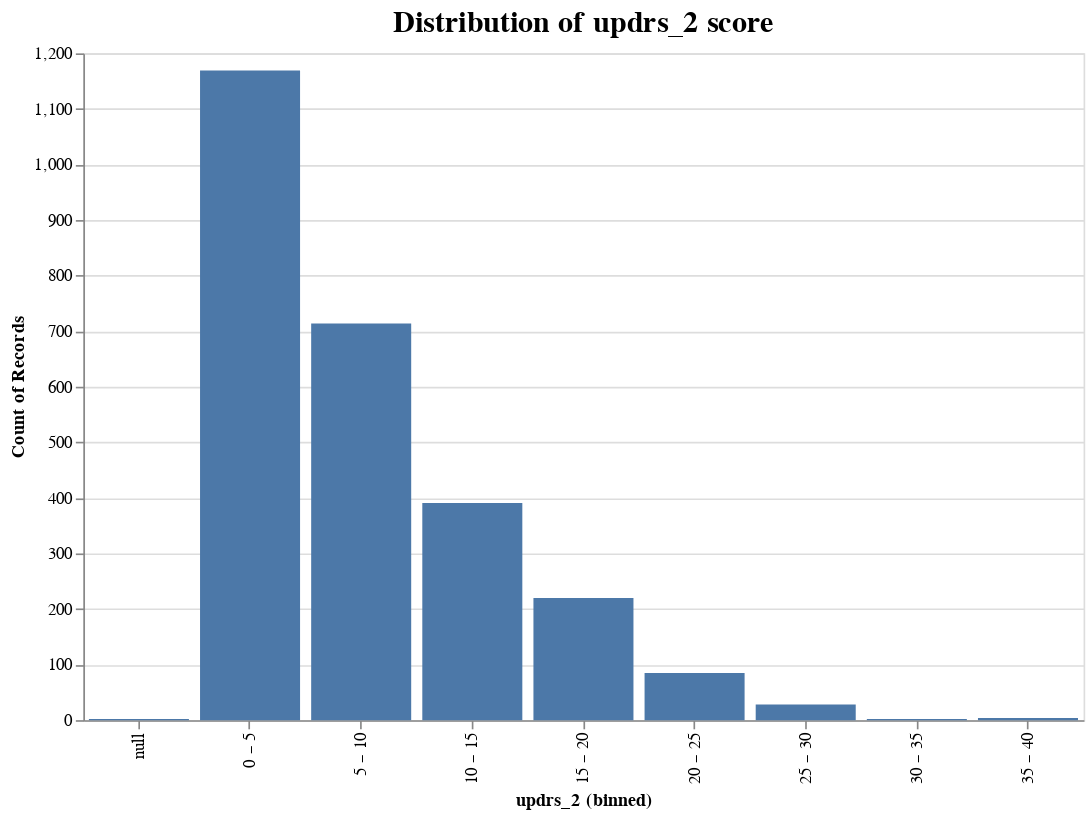

Write notebook code for a chart like this one.
### Code cell
# Create an Altair chart object
chart = alt.Chart(train_clinical).mark_bar().encode(
    x=alt.X('updrs_2:O', bin=True),
    y='count()',
)

# Customize the chart
chart = chart.properties(
    title={
        'text': 'Distribution of updrs_2 score',
        'fontSize': 18,
        'fontWeight': 'bold'
    },
    width=600,
    height=400
)

# Display the chart
chart

### Figure 1 — Vega-Lite specification as saved in the notebook (floating-point values rounded to 4 significant figures; data arrays with more than 128 entries replaced by an {"elided": "..."} marker saying what was removed)
{"config": {"view": {"continuousWidth": 400, "continuousHeight": 300}}, "data": {"name": "data-a68b3fe7fcbda0d0d2a593f863e38a7d"}, "mark": "bar", "encoding": {"x": {"bin": true, "field": "updrs_2", "type": "ordinal"}, "y": {"aggregate": "count", "type": "quantitative"}}, "height": 400, "title": {"text": "Distribution of updrs_2 score", "fontSize": 18, "fontWeight": "bold"}, "width": 600, "$schema": "https://vega.github.io/schema/vega-lite/v4.17.0.json", "datasets": {"data-a68b3fe7fcbda0d0d2a593f863e38a7d": {"elided": "2615 records"}}}
